Frame 1 (no input): blank canvas, image omitted
Frame 60 (the mouse pressed at the canvas centre just before this capture): blank canvas, image omitted
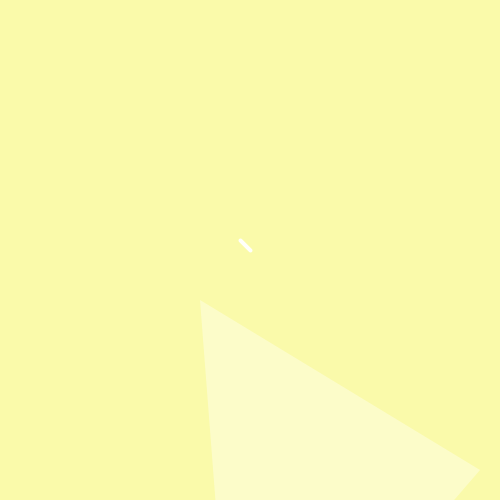
Frame 120 (the mouse held since frame 60 and released just before this capture)

The Processing sketch whose frames 1 and 60 were blank and that drew this single picture after the mouse press (run headless with seeded random() and noise(); from frame 60 on, the mouse is pressed at the canvas centre):

// Processing sketch: processing_6471
// ── processing_6471.pde

float x, y, a, b;
float targetX, targetY, targetA, targetB;
float easing = 0.3;

float lx0, ly0, lx1, ly1, lx2, ly2;

void setup(){
  size(500, 500);
  smooth();

}

void draw (){
  background (mouseX, mouseY, 170);
  x = pmouseY - 10;
  y = pmouseX -10;
  targetX = mouseX;
  targetY = mouseX;
  a = (x * 2);
  b = (a - 10);
  targetA = (b/2);
  targetB = (PI * x);
  stroke(255, 240);
  strokeWeight(4);
  line (x, y, targetX, targetY);
  x = x + 1;
  
  
  // last triangle

//  beginShape();
//  noStroke();
//  fill (0,0,0, 50);
//  vertex (lx0, ly0);
//  vertex (lx1, ly1);
//  vertex (lx2, ly2);
//
//  endShape(CLOSE);  
  
  // current triangle
  beginShape();
  noStroke();
  fill (a, b, targetY, 100);
  x = mouseX + 50;
  y = mouseY -50;
  vertex (a, b);
  vertex (targetA, targetB);
  vertex (y, x);
    vertex (a, b);
  endShape(CLOSE);
//Figure out a way to trace the last four/five shapes/lines created
//  lx0 = a;
//  lx1 = b
// lx2 =  
}
